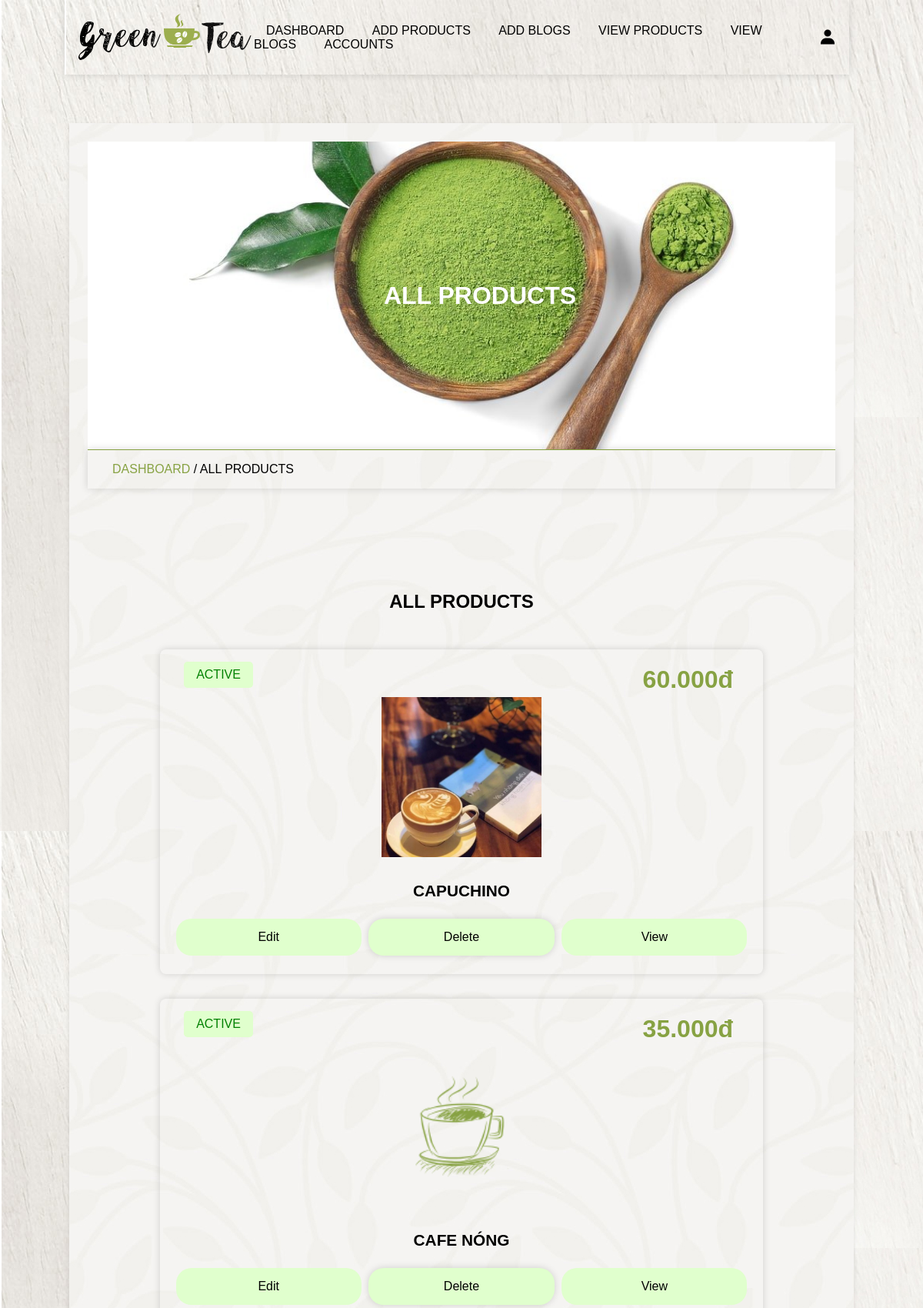
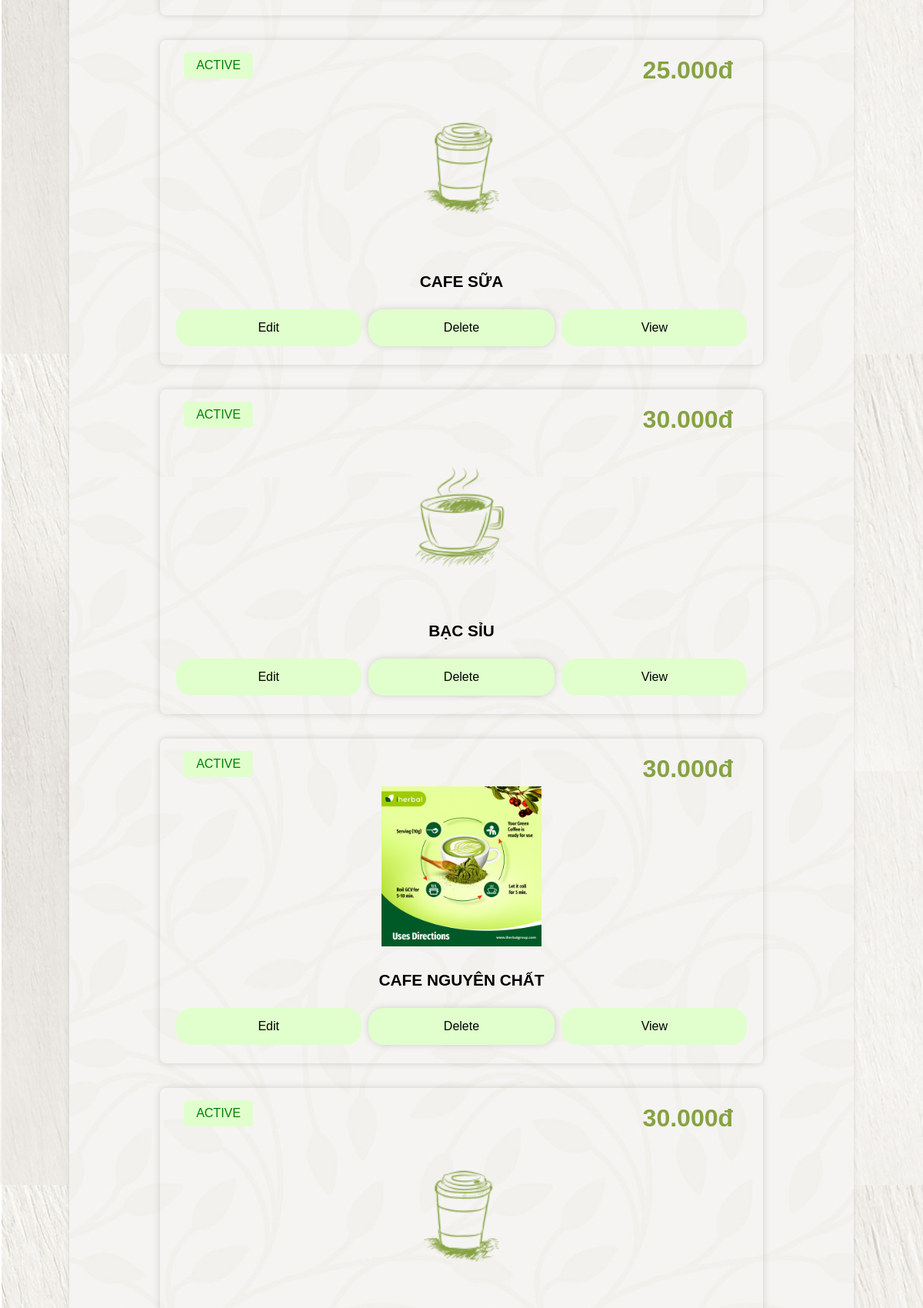
The app's page /admin_view_product.php (signed in, upper part) with its own data (2 pictures, top to bottom).
### tables this page shows
CREATE TABLE `products` (
  `id` varchar(20) NOT NULL,
  `name` varchar(250) NOT NULL,
  `price` int(50) NOT NULL,
  `image` varchar(255) NOT NULL,
  `product_detail` varchar(1000) NOT NULL,
  `status` varchar(100) NOT NULL
);

### admin_view_product.php (the view, shortened to what this page needs)
<?php
include 'connect.php';
?>
<!DOCTYPE html>
<html lang="en">
<head>
<link href='https://unpkg.com/boxicons@2.1.4/css/boxicons.min.css' rel='stylesheet'>
<link rel ="stylesheet" type = "text/css" href="backend.css?v=<?php echo time(); ?>">
</head>
<body>
    <?php include 'admin_header.php'; ?>
    <div class = "main">
        <div class = "banner">
            <h1>all products</h1>
        </div>
        <div class = "title2">
            <a href="dashboard.php">dashboard</a><span> / all products</span>
        </div>
        <section class = "show-post">
            <h1 class = "heading">all products</h1>
            <div class = "box-container">
                <?php
                    $select_products = $conn->prepare("select * from `products` where status = ? ");
                    $status_products = 'active';
                    $select_products->execute([$status_products]);
                    if($select_products->rowCount() > 0){
                        while($fetch_products = $select_products->fetch(PDO::FETCH_ASSOC)){
                ?>
                <form action="" method = "post" class = "box">
                    <?php if($fetch_products['image'] != ''){?>
                        <img src="img/<?= $fetch_products['image']; ?>" alt="" class = "image">
                    <?php } ?>
                    <div class = "status" style="color: <?php if($fetch_products['status']=='active'){echo "green";}else{echo "red";} ?>;"><?= $fetch_products['status']; ?></div>
                    <div class="price"><?= number_format($fetch_products['price'], 0, ',', '.'); ?>đ</div>
                    <div class = "title"><?= $fetch_products['name']; ?></div>
                    <div class="flex-btn">
                        <a href="edit_product.php?id=<?= $fetch_products['id']; ?>" class = "btn">edit</a>
                        <button type = "submit" name ="delete" class="btn" onclick="return confirm('delete this product');">delete</button>
                        <a href="read_product.php?post_id=<?=$fetch_products['id']; ?>" class = "btn">view</a>
                    </div>
                </form>
                <?php
                        }
                    }else{
                        echo '<div class = "empty">
                                <p>no product added yet! <br> <a href="add_products.php" style ="margin-top: 1.5rem;" class = "btn">add product</a></p>
                            </div>';
                    }
                ?>
            </div>
        </section>
    </div>
</body>
</html>

### backend.css (style rules this page uses)
* { margin: 0; padding: 0; box-sizing: border-box; }
:root { --green: #87a243; --light-green: #e0ffcd; --box-shadow: 0 0 10px rgba(0 0 0/15%); }
html { font-size: 16px; -ms-overflow-style: scrollbar; -webkkit-tap-highlight-color: transparent; font-family: sans-serif; --ms-text-size-adjust: 100%; -webkit-text-size-djust: 100%; }
body { background-image: url('img/body-bg.jpg'); width: 100%; }
.main { width: 85vw; background: url('img/bg.jpg'); box-shadow: 0 2px 6px 0 rgb(0 0 0 / 10%); margin: 1rem auto; margin-top: 10rem; padding: 2%; }
a { text-decoration: none; }
.btn { line-height: 2; background-color: var(--light-green); padding: 5px 35px; display: inline-block; border-radius: 20px; color: #000; text-transform: capitalize; font-family: inherit; font-size: 16px; cursor: pointer; user-select: none; position: relative; overflow: hidden; vertical-align: middle; transition: color 0.3s ease; z-index: 2; }
.btn::before { position: absolute; content: ''; left: 0; top: 0; background: var(--green); color: #fff; height: 100%; width: 0; z-index: -1; transition: width .3s ease; }
input, textarea, select, button { background: transparent; border-radius: 20px; border: none; outline: none; padding: 1rem; margin: .1rem 0; width: 100%; box-shadow: var(--box-shadow); font-size: 20px; background-color: #fff; }
.box-container { display: grid; grid-template-columns: repeat(auto-fit, minmax(30rem, 1fr)); align-items: center; justify-content: center; }
.box-container .box { margin: 1rem; }
.heading { text-align: center; text-transform: uppercase; padding: 1rem; margin-bottom: 1rem; }
section, .post-editor { width: 75 vw; min-height: 100vh; border-radius: 10px; padding: 4%; margin: 8% 4%; margin-bottom: 2%; }
.flex-btn { display: flex; justify-content: space-evenly }
.flex-btn .btn { margin: .5rem; }
.banner { background-image: url('img/banner.jpg'); background-size: cover; background-position: center; background-color: var(--green); width: 100%; height: 50vh; text-align: center; display: flex; justify-content: center; align-items: center; }
.banner h1 { text-transform: uppercase; color: #fff; margin-left: 3rem; }
.title2 { border-top: 1px solid var(--green); padding: 1rem 2rem; text-transform: uppercase; box-shadow: var(--box-shadow); }
.title2 a { color: var(--green); }
.show-post .box-container .box { position: relative; margin: 1rem; min-height: 20vh; box-shadow: var(--box-shadow); padding: 1rem; border-radius: .5rem; }
.show-post .box-container .box .image { width: 100%; height: 15rem; object-fit: contain; padding: 1rem; margin: 1rem 0; margin-top: 30px; }
.show-post .box-container .box .status { position: absolute; left: 4%; text-transform: uppercase; font-size: 1rem; margin-bottom: 1rem; padding: .5rem 1rem; border-radius: .3rem; display: inline-block; margin-bottom: 1rem; background: var(--light-green); }
.show-post .box-container .box .price { position: absolute; right: 5%; top: 5%; font-size: 2rem; font-weight: bold; color: var(--green); }
.show-post .box-container .box .title { font-size: 1.3rem; text-transform: uppercase; font-weight: bold; margin-bottom: 1rem; text-align: center; }
.show-post .box-container .box .flex-btn .btn { width: 33%; padding: .5rem 1rem; margin-left: .3rem; margin-right: .3rem; text-align: center; }
button { padding: 10px; background-color: var(--green); color: white; border: none; border-radius: 5px; margin: 5px; }

### records on screen
products: image (picture), status "ACTIVE", price "60.000", name "CAPUCHINO"
products: image (picture), status "ACTIVE", price "35.000", name "CAFE NÓNG"
products: image (picture), status "ACTIVE", price "25.000", name "CAFE SỮA"
products: image (picture), status "ACTIVE", price "30.000", name "BẠC SỈU"
products: image (picture), status "ACTIVE", price "30.000", name "CAFE NGUYÊN CHẤT"
products: image (picture), status "ACTIVE", price "30.000"
